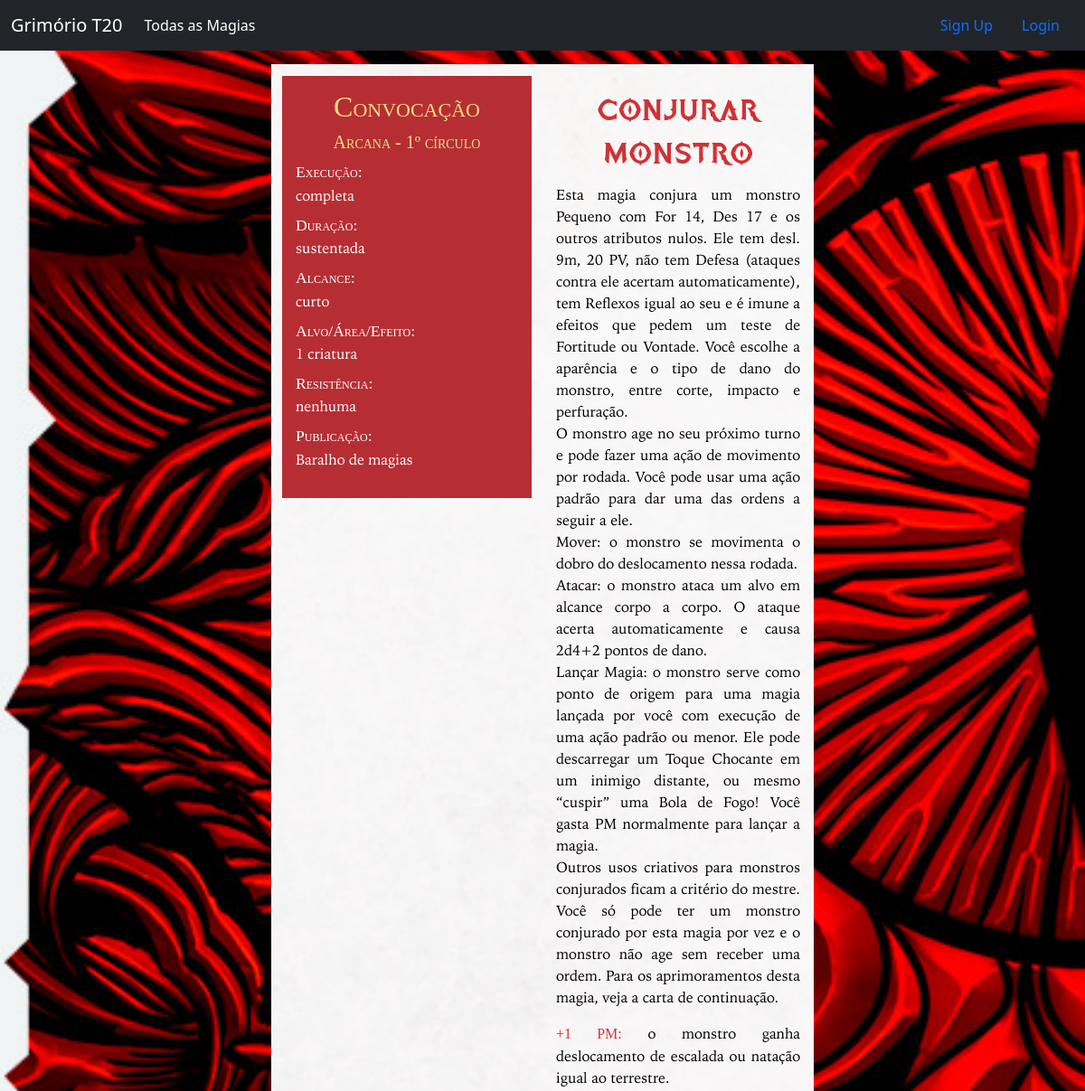
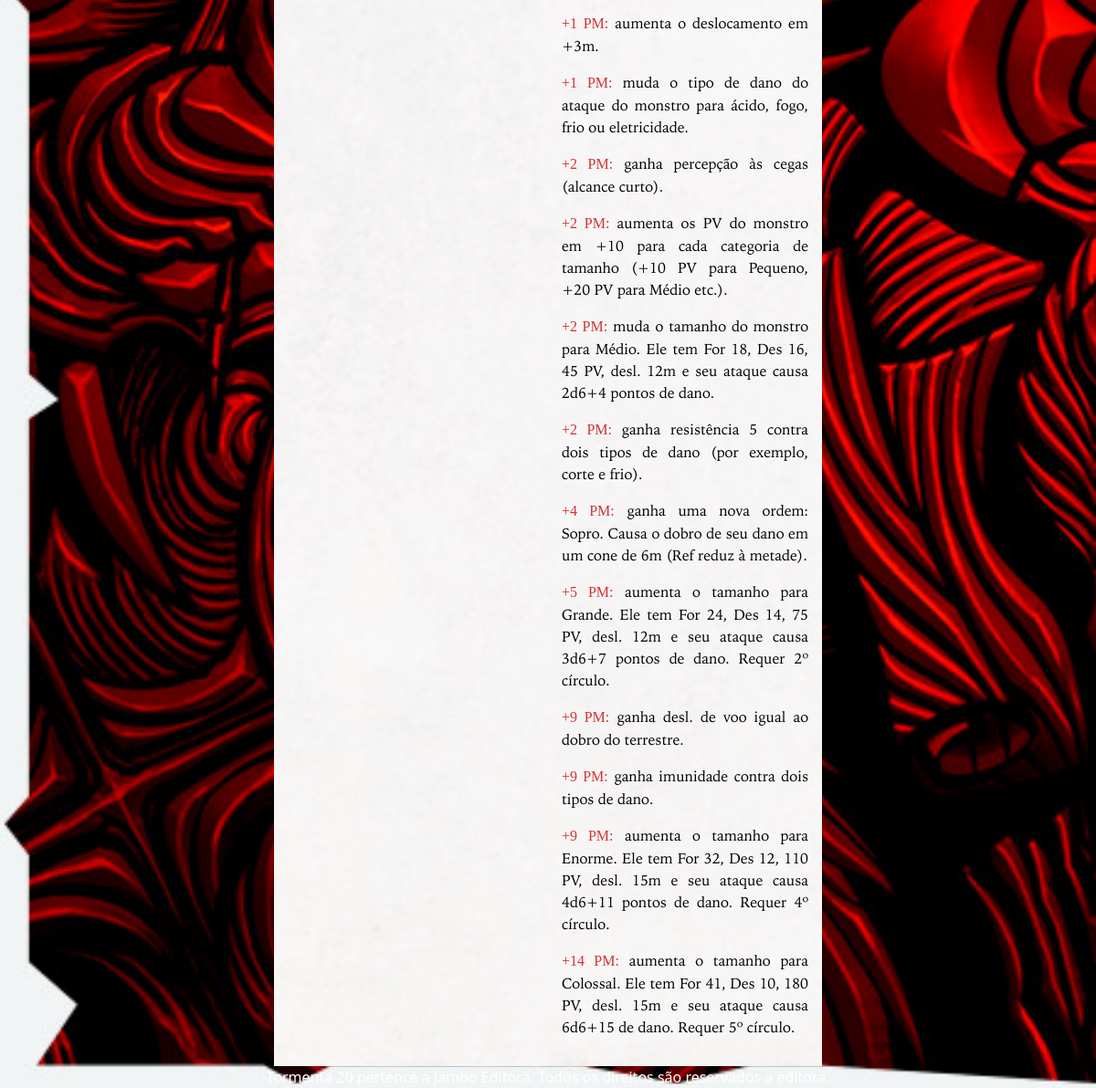
Page /spell/48/ on the committed database (2 pictures, top to bottom).
### spell/models.py (models this page shows, shortened)
class Spell(models.Model):
    name = models.TextField()
    image = models.ImageField(upload_to='spell/images', blank=True)
    SPELL_TYPE_CHOICES = [
        ('AR', 'Arcana'),
        ('DI', 'Divina'),
        ('UN', 'Universal'),
    ]
    spell_type = models.CharField(
        max_length=2,
        choices=SPELL_TYPE_CHOICES,
        default='AR',
    )
    SCHOOL_CHOICES = [
        ('AB', 'Abjuração'),
        ('AD', 'Advinhação'),
        ('CO', 'Convocação'),
        ('EN', 'Encantamento'),
        ('EV', 'Evocação'),
        ('IL', 'Ilusão'),
        ('NE', 'Necromancia'),
        ('TR', 'Transmutação'),
    ]
    school = models.CharField(
        max_length=2,
        choices=SCHOOL_CHOICES,
        default='AB',
    )
    CIRCLE_CHOICES = [
        ('1', 1),
        ('2', 2),
        ('3', 3),
        ('4', 4),
        ('5', 5),
    ]
    circle = models.CharField(
        max_length=1,
        choices=CIRCLE_CHOICES,
        default=1,
    )
    execution = models.TextField()
    range = models.TextField()
    target_area_effect = models.TextField()
    duration = models.TextField()
    resistance = models.TextField(blank=True)
    description = models.TextField(default='')
    enhancements = models.ManyToManyField(to=Enhancement, related_name='spell', blank=True)
    short_description = models.CharField(max_length=100, blank=True)
    book_magazine = models.CharField(max_length=100, blank=True)
    user = models.ForeignKey(User, on_delete=models.CASCADE, null=True)

class Enhancement(models.Model):
    cost = models.CharField(max_length=30)
    effect = models.TextField()
    related_spell = models.ForeignKey('Spell', on_delete=models.CASCADE, default=None)

### spell/views.py (the view)
# urls.py: path('<int:spell_id>/', views.spell_details, name='spell_details'),
def spell_details(request, spell_id):
    spell = get_object_or_404(Spell, pk=spell_id)
    enhancements = Enhancement.objects.filter(related_spell=spell_id)
    return render(request, 'spell/spell_details.html', {'spell': spell, 'enhancements': enhancements})

### spell/templates/spell/spell_details.html (shortened to what this page needs)
{% extends './spell_base.html' %}
{% block content %}
<div class="container-fluid" >
    <div class="row">
        <div class="col-md-12">
            <div class="row" style="padding-top:15px"></div>
            <div class="row">
                <div class="col-md-3"></div>
                <div class="col-md-6 bg_image" style="padding-top: 13px"></div>
                <div class="col-md-3"></div>
            </div>
            <div class="row">
                <div class="col-md-3"></div>
                <div class="col-md-3 bg_image" style="padding-bottom:13px">
                    <div class="col-md-12" style="display: table; background-color:#B62E34;padding-top: 15px;padding-bottom: 15px;padding-left:15px;padding-right:15px">
                        <h2 style="text-align:center">
                            {{ spell.get_school_display }}
                        </h2>
                        <h5 style="text-align:center">
                            {{ spell.get_spell_type_display }} - {{ spell.circle }}º círculo
                        </h5>
                        <dl>
                            <dt>
                                Execução:
                            </dt>
                            <dd>
                                {{ spell.execution }}
                            </dd>
                            <dt>
                                Duração:
                            </dt>
                            <dd>
                                {{ spell.duration }}
                            </dd>
                            <dt>
                                Alcance:
                            </dt>
                            <dd>
                                {{ spell.range }}
                            </dd>
                            <dt>
                                Alvo/Área/Efeito:
                            </dt>
                            <dd>
                                {{ spell.target_area_effect }}
                            </dd>
                            <dt>
                                Resistência:
                            </dt>
                            <dd>
                                {% if spell.resistance != '' %}
                                {{ spell.resistance }}
                                {% else %}
                                nenhuma
                                {% endif %}
                            </dd>
                            <dt>
                                Publicação:
                            </dt>
                            <dd>
                                {{spell.book_magazine}}
                            </dd>
                        </dl>
                    </div>
                </div>
                <div class="col-md-3 bg_image" style="padding-top: 15px;padding-bottom: 15px;padding-left:15px;padding-right:15px">
                    <h1 style="text-align:center">
                        {{spell.name}}
                    </h1>
                    <p>
                        {{ spell.description }}
                    </p>
                    {% for enhancement in enhancements %}
                    <p>
                        <b class="enhc">{{ enhancement.cost }}:</b>
                        {{enhancement.effect}}
                    </p>
                    {% endfor %}
                </div>
                <div class="col-md-3"></div>
            </div>
        </div>
    </div>
</div>
{% endblock %}

### spell/templates/spell/spell_details.html (style rules this page uses)
body { background-image: url("/static/img/bg_2.jpg"); background-repeat: no-repeat; background-attachment: fixed; background-size: cover; bacground-position: center; }
.bg_image { background-image: url("/static/img/background.png"); background-repeat: no-repeat; background-attachment: fixed; background-size: cover; bacground-position: center; }
dd { font-family: 'iowanOldStyleRegular'; color: white; font-weight: normal; font-style: normal; }
dt { font-family: 'iowanOldStyleBold'; color: white; font-weight: normal; font-style: normal; font-size: 110%; font-variant: small-caps; }
h2 { font-family: 'iowanOldStyleBold'; font-weight: normal; color: #f0dc82; font-variant: small-caps; }
h5 { font-family: 'iowanOldStyleBold'; font-weight: normal; color: #f0dc82; font-variant: small-caps; }
h1 { font-family: 'tormenta20'; font-weight: normal; color: #d13235 }
.enhc { font-family: 'iowanOldStyleBold'; font-weight: normal; color: #d13235; font-variant: small-caps; }
p { font-family: 'iowanOldStyleRegular'; color: black; font-weight: normal; font-style: normal; text-align: justify; text-justify: inter-word; }

### rows in the picture
Spell: school "Convocação", spell_type "Arcana", circle "1", execution "completa", duration "sustentada", range "curto", target_area_effect "1 criatura", book_magazine "Baralho de magias", name "Conjurar Monstro", description "Esta magia conjura um monstro Pequeno com For 14, Des 17 e os outros atributos nulos. Ele tem desl. 9m, 20 PV, não tem Defesa (ataques contra ele acertam automaticamente), tem Reflexos igual ao seu e é imune a efeitos que pedem um teste de Fortitude ou Vontade. Você escolhe a aparência e o tipo de dano do monstro, entre corte, impacto e perfuração. O monstro age no seu próximo turno e pode fazer uma ação de movimento por rodada. Você pode usar uma ação padrão para dar uma das ordens a seguir a ele. Mover: o monstro se movimenta o dobro do deslocamento nessa rodada. Atacar: o monstro ataca um alvo em alcance corpo a corpo. O ataque acerta automaticamente e causa 2d4+2 pontos de dano. Lançar…"
Enhancement: cost "+1 PM", effect "o monstro ganha deslocamento de escalada ou natação igual ao terrestre."
Enhancement: cost "+1 PM", effect "aumenta o deslocamento em +3m."
Enhancement: cost "+1 PM", effect "muda o tipo de dano do ataque do monstro para ácido, fogo, frio ou eletricidade."
Enhancement: cost "+2 PM", effect "ganha percepção às cegas (alcance curto)."
Enhancement: cost "+2 PM", effect "aumenta os PV do monstro em +10 para cada categoria de tamanho (+10 PV para Pequeno, +20 PV para Médio etc.)."
Enhancement: cost "+2 PM", effect "muda o tamanho do monstro para Médio. Ele tem For 18, Des 16, 45 PV, desl. 12m e seu ataque causa 2d6+4 pontos de dano."
Enhancement: cost "+2 PM", effect "ganha resistência 5 contra dois tipos de dano (por exemplo, corte e frio)."
Enhancement: cost "+4 PM", effect "ganha uma nova ordem: Sopro. Causa o dobro de seu dano em um cone de 6m (Ref reduz à metade)."
Enhancement: cost "+5 PM", effect "aumenta o tamanho para Grande. Ele tem For 24, Des 14, 75 PV, desl. 12m e seu ataque causa 3d6+7 pontos de dano. Requer 2º círculo."
Enhancement: cost "+9 PM", effect "ganha desl. de voo igual ao dobro do terrestre."
Enhancement: cost "+9 PM", effect "ganha imunidade contra dois tipos de dano."
Enhancement: cost "+9 PM", effect "aumenta o tamanho para Enorme. Ele tem For 32, Des 12, 110 PV, desl. 15m e seu ataque causa 4d6+11 pontos de dano. Requer 4º círculo."
Enhancement: cost "+14 PM", effect "aumenta o tamanho para Colossal. Ele tem For 41, Des 10, 180 PV, desl. 15m e seu ataque causa 6d6+15 de dano. Requer 5º círculo."
